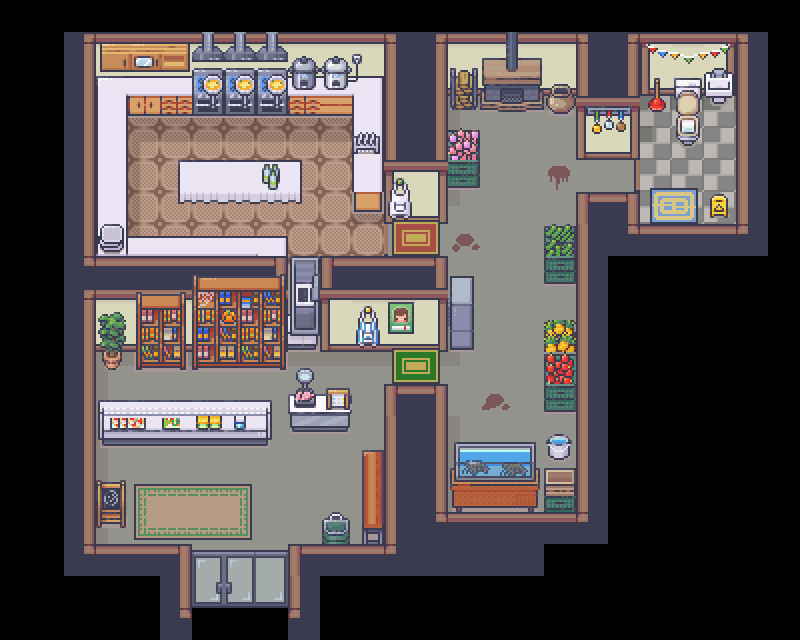

A level layout from a 2D game, rendered from its tile map. Below: a short description, then the map file with tile-grid data replaced by summaries:
An orthogonal 25x20 tile map with 32x32 px tiles, 5 tile layers (floor, wall, behind_player, furnitures, ...), 1 hidden layer not drawn, 5 tilesets and 28 objects (4x station_placemat, 3x station_stove, 2x station_rice_cooker, 2x fish_tank_source, tomato_source, ...).

<map version="1.10" tiledversion="1.10.2" orientation="orthogonal" renderorder="right-down" width="25" height="20" tilewidth="32" tileheight="32" infinite="0" nextlayerid="35" nextobjectid="105">
 <tileset firstgid="1" source="Room_Builder_32x32.tsx" />
 <tileset firstgid="8285" name="Interiors_32x32" tilewidth="32" tileheight="32" tilecount="17024" columns="16">
  <image source="../tilesets/Interiors_32x32.png" width="512" height="34048" />
 </tileset>
 <tileset firstgid="25309" source="../objects.tsx" />
 <tileset firstgid="25329" source="../objects_animation.tsx" />
 <tileset firstgid="25585" source="Interiors_32x32.tsx" />
 <layer id="26" name="floor" width="25" height="20">
  <data>[500 cells, 178 non-empty, 15 distinct tile ids]</data>
 </layer>
 <layer id="20" name="wall" width="25" height="20">
  <data>[500 cells, 153 non-empty, 19 distinct tile ids]</data>
 </layer>
 <layer id="25" name="behind_player" width="25" height="20">
  <data>[500 cells, 65 non-empty, 26 distinct tile ids]</data>
 </layer>
 <layer id="21" name="furnitures" width="25" height="20">
  <data>[500 cells, 135 non-empty, 107 distinct tile ids]</data>
 </layer>
 <objectgroup id="12" name="collision_layer">
  <object id="5" x="192" y="619">
   <polyline points="0,0 -0.333333,-56.3333 -96.3333,-56.3333 -96,-171 96,-171 96,-190 159,-189.667 159,-209.333 96,-209 -96.6667,-209.667 -96,-267 -58,-267.333 -58,-248.333 95,-247.667 96,-267 256,-267 281,-267 281.25,-341.833 255.917,-342.167 256,-343.333 128,-343.333 128,-363 95.2597,-363.878 94.3333,-372.667 -65.6667,-372.667 -64,-491 -63.75,-508.5 159.917,-508.833 160,-427 160.333,-407.333 191.333,-407 192,-395 256,-395 256,-427 256,-432.667 287,-432.667 287.25,-488.5 255.25,-488.5 256,-491 256,-510.667 326.667,-510.333 326.667,-462.333 383.667,-462.333 384,-459 448,-459 448,-523 480,-523 489.333,-523 489.333,-503 485,-498.667 485,-482.667 492.333,-475 498.667,-475 507,-482 506,-501 506,-523.333 544,-523 544,-395 544,-363 448,-363 447.667,-409.667 352,-409.667 352,-331 352,-321.667 383.333,-321.667 384,-283.667 352,-283.667 352.667,-209 383.667,-209 384,-139 352,-139 256,-139 256,-203 256,-220.667 193,-220.333 192,-171 192,-152.333 170,-152.333 170.333,-58.3333 96,-58.6667 96,-1" />
  </object>
  <object id="73" x="192" y="619">
   <polyline points="0,0 -0.333333,-56.3333 -96.3333,-56.3333 -96,-171 96,-171 96,-190 159,-189.667 159,-209.333 96,-209 -96.6667,-209.667 -96,-267 -58,-267.333 -58,-248.333 95,-247.667 96,-267 256,-267 281,-267 281.25,-341.833 255.917,-342.167 256,-343.333 128,-343.333 128,-363 95.2597,-363.878 94.3333,-372.667 -65.6667,-372.667 -64,-491 -63.75,-508.5 159.917,-508.833 160,-427 160.333,-407.333 191.333,-407 192,-395 256,-395 256,-427 256,-432.667 287,-432.667 287.25,-488.5 255.25,-488.5 256,-491 256,-510.667 326.667,-510.333 326.667,-462.333 383.667,-462.333 384,-459 448,-459 448,-523 480,-523 489.333,-523 489.333,-503 485,-498.667 485,-482.667 492.333,-475 498.667,-475 507,-482 506,-501 506,-523.333 544,-523 544,-395 544,-363 448,-363 447.667,-409.667 353.091,-409.485 353.091,-321.485 383.333,-321.667 384,-283.667 352,-283.667 352.667,-209 383.667,-209 384,-139 352,-139 256,-139 256,-203 256,-220.667 193,-220.333 192,-171 192,-152.333 170,-152.333 170.333,-58.3333 96,-58.6667 96,-1" />
  </object>
  <object id="74" x="192" y="619">
   <polyline points="0,0 -0.333333,-56.3333 -96.3333,-56.3333 -96,-171 96,-171 96,-190 159,-189.667 159,-209.333 96,-209 -96.6667,-209.667 -96,-267 -58,-267.333 -58,-248.333 95,-247.667 96,-267 256,-267 281,-267 281.25,-341.833 255.917,-342.167 256,-343.333 128,-343.333 128,-363 95.2597,-363.878 94.3333,-372.667 -65.6667,-372.667 -64,-491 -63.75,-508.5 159.917,-508.833 160,-427 160.333,-407.333 191.333,-407 192,-395 256,-395 256,-427 256,-432.667 287,-432.667 287.25,-488.5 255.25,-488.5 256,-491 256,-510.667 326.667,-510.333 326.667,-462.333 383.667,-462.333 384,-459 448,-459 448,-523 480,-523 489.333,-523 489.333,-503 485,-498.667 485,-482.667 492.333,-475 498.667,-475 507,-482 506,-501 506,-523.333 544,-523 544,-395 544,-363 448,-363 447.667,-409.667 353.091,-409.485 353.091,-321.485 383.333,-321.667 384,-283.667 353.818,-284.031 354.485,-209.364 383.667,-209 384,-139 352,-139 256,-139 256,-203 256,-220.667 193,-220.333 192,-171 192,-152.333 170,-152.333 170.333,-58.3333 96,-58.6667 96,-1" />
  </object>
  <object id="75" x="192" y="619">
   <polyline points="0,0 -0.333333,-56.3333 -96.3333,-56.3333 -96,-171 96,-171 96,-190 159,-189.667 159,-209.333 96,-209 -96.6667,-209.667 -96,-267 -58,-267.333 -58,-248.333 95,-247.667 96,-267 256,-267 281,-267 281.25,-341.833 255.917,-342.167 256,-343.333 128,-343.333 128,-363 95.2597,-363.878 94.3333,-372.667 -65.6667,-372.667 -64,-491 -63.75,-508.5 159.917,-508.833 160,-427 160.333,-407.333 191.333,-407 192,-395 256,-395 256,-427 256,-432.667 287,-432.667 287.25,-488.5 255.25,-488.5 256,-491 256,-510.667 326.667,-510.333 326.667,-462.333 383.667,-462.333 384,-459 448,-459 448,-523 480,-523 489.333,-523 489.333,-503 485,-498.667 485,-482.667 492.333,-475 498.667,-475 507,-482 506,-501 506,-523.333 544,-523 544,-395 544,-363 448,-363 447.667,-409.667 353.091,-409.485 353.091,-321.485 383.333,-321.667 384,-283.667 353.818,-284.031 354.485,-209.364 383.667,-209 383.75,-134.5 255.75,-134.5 256,-203 256,-220.667 193,-220.333 192,-171 192,-152.333 170,-152.333 170.333,-58.3333 96,-58.6667 96,-1" />
  </object>
  <object id="77" x="192" y="619">
   <polyline points="0,0 -0.333333,-56.3333 -96.3333,-56.3333 -96,-171 96,-171 96,-190 159,-189.667 159,-209.333 96,-209 -96.6667,-209.667 -96,-267 -58,-267.333 -58,-248.333 95,-247.667 96,-267 256,-267 281,-267 281.25,-341.833 255.917,-342.167 256,-343.333 128,-343.333 128,-363 95.2597,-363.878 94.3333,-372.667 -65.6667,-372.667 -64,-491 -63.75,-508.5 159.917,-508.833 160,-427 160.333,-407.333 191.333,-407 192,-395 256,-395 256,-427 255.75,-434.167 284,-434.417 284.5,-488.75 255.25,-488.5 256,-491 256,-510.667 329.667,-510.833 329.167,-465.083 383.167,-464.583 384,-459 448,-459 448,-523 480,-523 489.333,-523 489.333,-503 485,-498.667 485,-482.667 492.333,-475 498.667,-475 507,-482 506,-501 506,-523.333 544,-523 544,-395 544,-363 448,-363 447.667,-409.667 353.091,-409.485 353.091,-321.485 383.333,-321.667 384,-283.667 353.818,-284.031 354.485,-209.364 383.667,-209 383.75,-134.5 255.75,-134.5 256,-203 256,-220.667 193,-220.333 192,-171 192,-152.333 170,-152.333 170.333,-58.3333 96,-58.6667 96,-1" />
  </object>
  <object id="22" x="179.273" y="161.273" width="120.727" height="41.4545" />
  <object id="23" x="181.273" y="164.023" width="116.227" height="35.9545" />
  <object id="25" x="97" y="480.75" width="28" height="46.75" />
  <object id="26" x="710.545" y="194.909" width="16.7273" height="22" />
  <object id="28" x="192.182" y="608" width="95.6364" height="10.5455" />
 </objectgroup>
 <objectgroup id="30" name="station_layer">
  <object id="44" name="station_stove" gid="25309" x="192" y="128" width="32" height="64" />
  <object id="45" name="station_stove" gid="25309" x="224" y="128" width="32" height="64" />
  <object id="46" name="station_stove" gid="25309" x="256" y="128" width="32" height="64" />
  <object id="64" name="station_rice_cooker" gid="25311" x="288" y="96" width="32" height="48" />
  <object id="65" name="station_rice_cooker" gid="25311" x="320" y="96" width="32" height="48" />
  <object id="66" name="fish_tank_source" gid="25312" x="448" y="512" width="96" height="96" />
  <object id="76" name="fish_tank_source" gid="25312" x="448" y="512" width="96" height="96" />
  </objectgroup>
 <layer id="22" name="on_top" width="25" height="20">
  <data>[500 cells, 57 non-empty, 53 distinct tile ids]</data>
 </layer>
 <layer id="32" name="animation_layer" width="25" height="20" visible="0">
  <data>[500 cells, 22 non-empty, 22 distinct tile ids]</data>
 </layer>
</map>
<!-- 11 of 28 objects omitted -->
